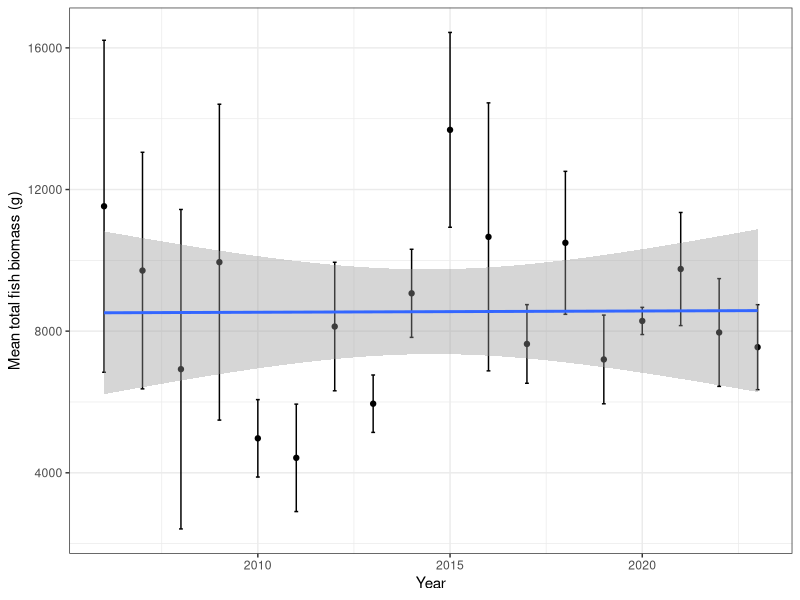

The R script that drew this image:
library(tidyverse)
library(here)

fish<-read_csv(here("Data","MCR_LTER_Annual_Fish_Survey_20240927.csv"))


fish_clean<-fish %>%
  group_by(Year, Transect)%>%
  summarise(total_biomass = sum(Biomass, na.rm  =TRUE))%>%
  filter(total_biomass<25000) %>% # 3 super high outliers
  group_by(Year)%>%
  summarise(mean_biomass = mean(total_biomass, na.rm  =TRUE),
            se_biomass = sd(total_biomass, na.rm = TRUE)/sqrt(n())) 

fish_clean %>%  
ggplot(aes(x = Year, y = mean_biomass))+
  geom_point()+
  geom_errorbar(aes(x = Year, 
                    ymin = mean_biomass - se_biomass, 
                    ymax = mean_biomass + se_biomass), width = 0.1)+
  geom_smooth(method = "lm")+
  labs(y = "Mean total fish biomass (g)",
       x = "Year")+
  theme_bw()


write_csv(fish_clean, here("Data","fish_clean.csv"))
